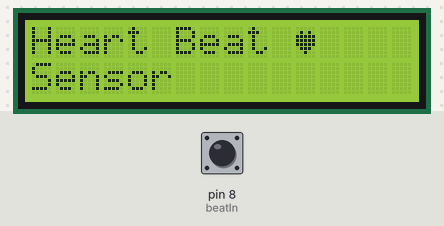
A sketch run on a simulated Arduino Uno, built with avr-gcc and run on an emulated ATmega328P. On the bench: 16×2 character LCD. The inputs (shaded band) are chosen by the test bench; at power-on: pin 8 (beatIn) LOW.

Above: at 1.2 s.
1.3 s: pin 8 (beatIn) driven HIGH
At 2.2 s:
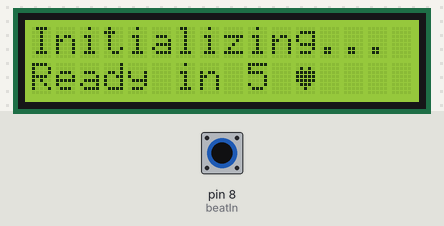
2.8 s: pin 8 (beatIn) pulsed LOW 5 times (0.12 s each, 0.3 s apart)
At 5.0 s:
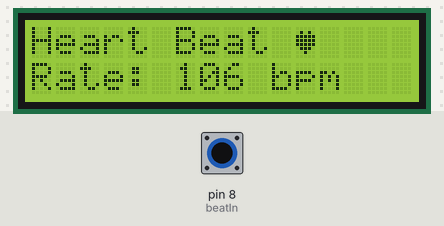
Timing chart, 0 to 6.5 s (numbered marks = the images above; inputs shaded):
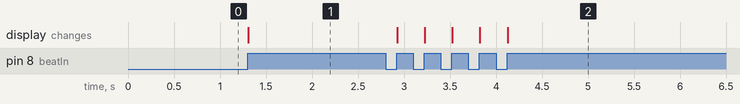

The sketch:

Arduino_101_INVNT_11_JHD162A.ino
```cpp
/*
  Name:     PulseRateSensor-INVNT_11
  Author:   Sampreet Kalita
  Created:  2017/08/18
*/

// include the lcd library
#include<LiquidCrystal.h>

// initialize the library
LiquidCrystal lcd(12, 11, 5, 4, 3, 2);

// define the pin number for sensor
const int beatIn = 8;

// declare the count variables
int i, k, rate;

// array to store the times of the last five beats
unsigned long time[6];

// define a custom character
// in this case, it is the symbol for heartbeat
byte heart[8] =
{
  0b00000,
  0b01010,
  0b11111,
  0b11111,
  0b11111,
  0b01110,
  0b00100,
  0b00000
};

// code for initial setup
void setup()
{
  // create the custom character
  lcd.createChar(0, heart);

  // set up the number of columns and rows
  lcd.begin(16, 2);

  k = -1;

  // display the welcome message with the custom character
  lcd.print("Heart Beat ");
  lcd.write((uint8_t)0);
  lcd.setCursor(0, 1);
  lcd.print("Sensor");

  // declare the signal pin from sensor as input
  pinMode(beatIn, INPUT);
}

// code to run repeatedly
void loop()
{
  // if the rate is uninitailized
  if (k == -1 && digitalRead(beatIn))
  {
    // loop for a specific count
    while (k < 100)
    {
      // initialize rate
      while (k < 5)
      {
        if (digitalRead(beatIn))
        {
          k++;
          InitializeRate();
          while (digitalRead(beatIn))
          {
            // wait for the input signal
          }
        }
      }
      // update rate
      if (digitalRead(beatIn))
      {
        k++;
        UpdateRate();
        while (digitalRead(beatIn))
        {
          // wait for the input signal
        }
      }
    }
    // reset after count
    if (k == 100)
    {
      lcd.clear();
      lcd.print("Resetting...");
      delay(1000);
    }
    k = -1;
  }
}

// function to initialize rate
void InitializeRate()
{
  // add the current time to time array
  time[k] = millis();
  // if minimum count for initialization is fulfilled
  if (k == 5)
  {
    // calculate rate and print it
    rate = 60000 * 5 / (time[5] - time[0]);
    PrintRate();
  }
  else
  {
    // print initializing message
    lcd.clear();
    lcd.print("Initializing...");
    lcd.setCursor(0, 1);
    lcd.print("Ready in ");
    lcd.print(5 - k);
    lcd.print(" ");
    lcd.write((uint8_t)0);
  }
}

// function to print the heart beat message
void PrintRate()
{
  lcd.clear();
  lcd.print("Heart Beat ");
  lcd.write((uint8_t)0);
  lcd.setCursor(0, 1);
  lcd.print("Rate: ");
  lcd.print(rate);
  lcd.print(" bpm");
}

// function to update rate
void UpdateRate()
{
  // update the array elements
  for (i = 0; i < 5; i++)
  {
    time[i] = time[i + 1];
  }
  time[5] = millis();

  // calculate rate and print it
  rate = 60000 * 5 / (time[5] - time[0]);
  PrintRate();
}
```

Measured:
- after the input at 1.3 s, the display: changes at once (image 1)
- after the input at 2.8 s, the display: first changes after 0.13 s (image 2 shows a later state)
